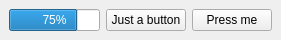
<?xml version="1.0" encoding="UTF-8"?>
<ui version="4.0">
 <class>MainWindow</class>
 <widget class="QMainWindow" name="widget">
  <property name="geometry">
   <rect>
    <x>0</x>
    <y>0</y>
    <!-- Will automatically resize -->
    <width>1</width>
    <height>1</height>
   </rect>
  </property>
  <property name="windowTitle">
   <string>MainWindow</string>
  </property>
  <widget class="QWidget" name="centralwidget">
   <layout class="QHBoxLayout" name="horizontalLayout">
    <item>
     <widget class="QProgressBar" name="progressBar">
      <property name="value">
       <number>75</number>
      </property>
     </widget>
    </item>
    <item>
     <widget class="QPushButton" name="pushButton">
      <property name="text">
       <string>Just a button</string>
      </property>
     </widget>
    </item>
    <item>
     <widget class="QPushButton" name="button2">
      <property name="text">
       <string>Press me</string>
      </property>
     </widget>
    </item>
   </layout>
  </widget>
 </widget>
 <resources/>
 <connections/>
</ui>
